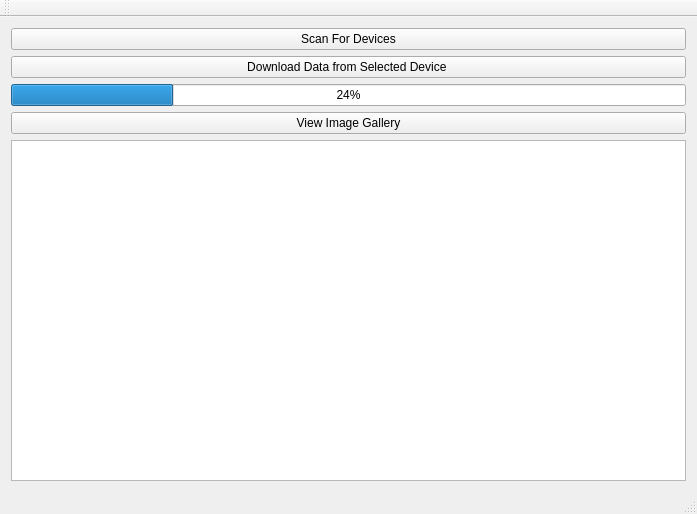
<?xml version="1.0" encoding="UTF-8"?>
<ui version="4.0">
 <class>MainWindow</class>
 <widget class="QMainWindow" name="MainWindow">
  <property name="geometry">
   <rect>
    <x>0</x>
    <y>0</y>
    <width>697</width>
    <height>514</height>
   </rect>
  </property>
  <property name="windowTitle">
   <string>MainWindow</string>
  </property>
  <widget class="QWidget" name="centralWidget">
   <layout class="QVBoxLayout" name="verticalLayout">
    <item>
     <widget class="QPushButton" name="find">
      <property name="text">
       <string>Scan For Devices</string>
      </property>
     </widget>
    </item>
    <item>
     <widget class="QPushButton" name="on">
      <property name="text">
       <string>Download Data from Selected Device </string>
      </property>
     </widget>
    </item>
    <item>
     <widget class="QProgressBar" name="progressBar">
      <property name="value">
       <number>24</number>
      </property>
     </widget>
    </item>
    <item>
     <widget class="QPushButton" name="off">
      <property name="text">
       <string>View Image Gallery</string>
      </property>
     </widget>
    </item>
    <item>
     <widget class="QListWidget" name="listWidget"/>
    </item>
   </layout>
  </widget>
  <widget class="QMenuBar" name="menuBar">
   <property name="geometry">
    <rect>
     <x>0</x>
     <y>0</y>
     <width>697</width>
     <height>22</height>
    </rect>
   </property>
  </widget>
  <widget class="QToolBar" name="mainToolBar">
   <attribute name="toolBarArea">
    <enum>TopToolBarArea</enum>
   </attribute>
   <attribute name="toolBarBreak">
    <bool>false</bool>
   </attribute>
  </widget>
  <widget class="QStatusBar" name="statusBar"/>
 </widget>
 <layoutdefault spacing="6" margin="11"/>
 <resources/>
 <connections/>
</ui>
